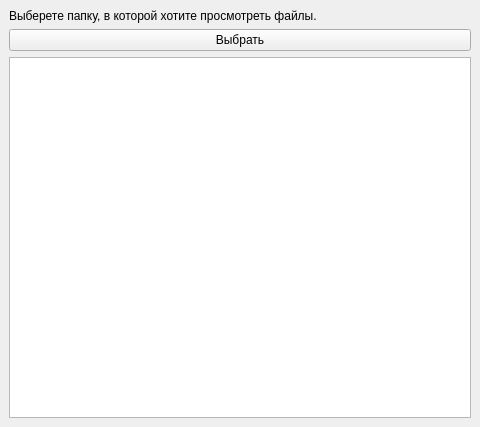
<?xml version="1.0" encoding="UTF-8"?>
<ui version="4.0">
 <class>MainWindow</class>
 <widget class="QMainWindow" name="MainWindow">
  <property name="geometry">
   <rect>
    <x>0</x>
    <y>0</y>
    <width>480</width>
    <height>427</height>
   </rect>
  </property>
  <property name="windowTitle">
   <string>MainWindow</string>
  </property>
  <widget class="QWidget" name="centralwidget">
   <layout class="QVBoxLayout" name="verticalLayout">
    <item>
     <widget class="QLabel" name="label">
      <property name="text">
       <string>Выберете папку, в которой хотите просмотреть файлы.</string>
      </property>
     </widget>
    </item>
    <item>
     <widget class="QPushButton" name="btn">
      <property name="mouseTracking">
       <bool>false</bool>
      </property>
      <property name="text">
       <string>Выбрать</string>
      </property>
      <property name="autoDefault">
       <bool>false</bool>
      </property>
      <property name="default">
       <bool>false</bool>
      </property>
      <property name="flat">
       <bool>false</bool>
      </property>
     </widget>
    </item>
    <item>
     <widget class="QListWidget" name="listWidget"/>
    </item>
   </layout>
  </widget>
 </widget>
 <resources/>
 <connections/>
</ui>
